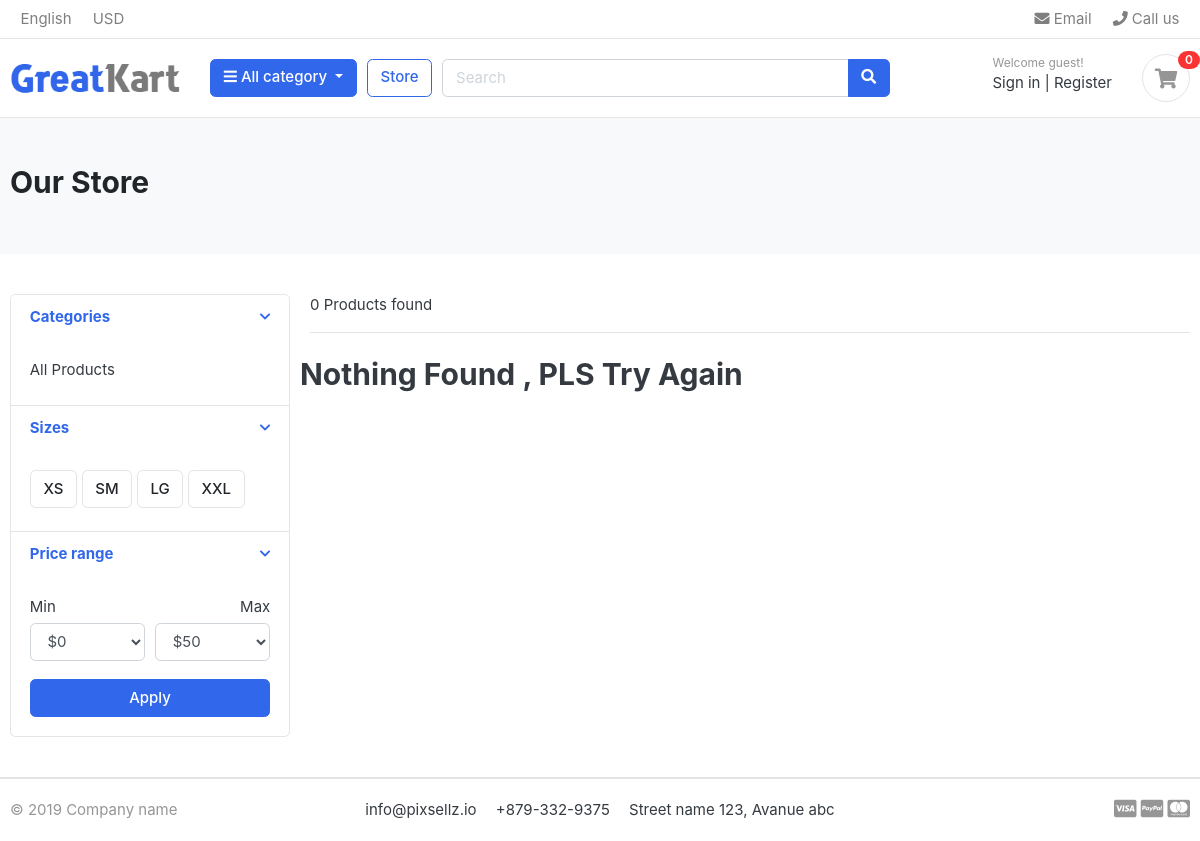
/store/, run on an earlier commit of the app's database.
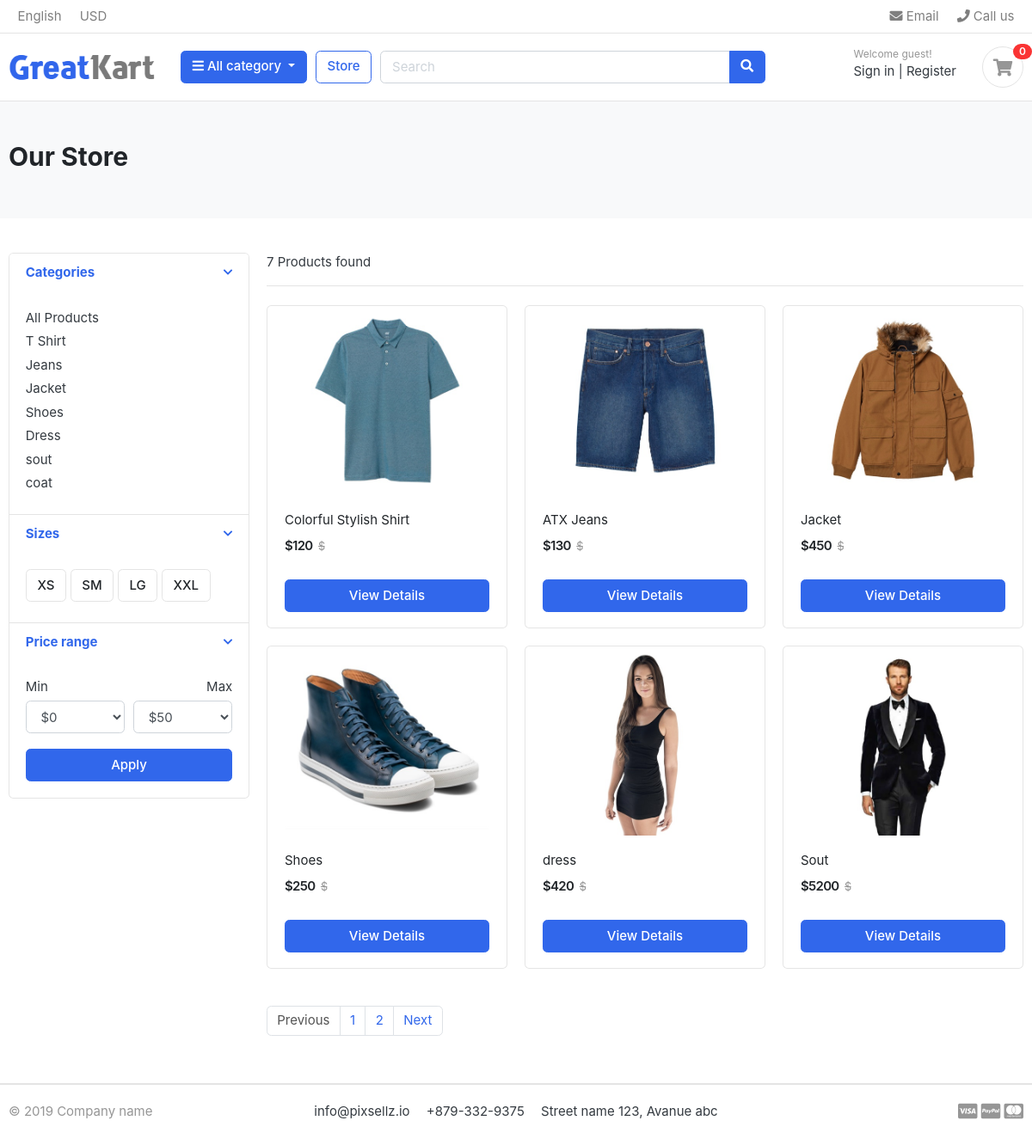
And on a later commit of the database.
### category/models.py (models this page shows)
class Category(models.Model):
    name = models.CharField(unique=True, max_length=50)
    slug = models.SlugField(unique=True, max_length=100)
    description = models.TextField( max_length=2000 , blank=True)
    image = models.ImageField( upload_to='cat_img' , blank=True)
    def get_url(self):
        return reverse('store:product_by_category',args=[self.slug])
    def __str__(self):
        return str(self.name)

### store/models.py (models this page shows)
class Product(models.Model):
    name = models.CharField( max_length=50 , unique=True)
    slug = models.SlugField(max_length=50 , unique=True)
    description = models.TextField( max_length=2000 , blank=True)
    image = models.ImageField( upload_to='product_img')
    price = models.IntegerField()
    stock = models.IntegerField()
    is_available = models.BooleanField(default=True)
    category = models.ForeignKey("category.Category", verbose_name=("category product"), on_delete=models.CASCADE)
    created_at = models.DateTimeField(auto_now_add=True)
    modified_date = models.DateField( auto_now=True)
    def get_absolute_url(self):
        return reverse("store:product_detail", args=[self.category.slug ,self.slug])
    def __str__(self):
        return self.name

### store/views.py (the view)
# urls.py: path('store/' , include('store.urls' , namespace='store')),
def store(request , category_slug=None):
    categories = None
    product = None
    if category_slug != None :
        categories = get_object_or_404(Category , slug = category_slug )
        product = Product.objects.filter(category=categories,is_available=True)
        paginator = Paginator(product,6)
        page = request.GET.get('page')
        paged_product = paginator.get_page(page)
        product_count = product.count()
    else:
        product = Product.objects.all().filter(is_available=True).order_by('id')
        paginator = Paginator(product,6)
        page = request.GET.get('page')
        paged_product = paginator.get_page(page)
        product_count = product.count()
    context = {
        'product' : paged_product ,
        'product_count' : product_count
    }
    return render(request , 'store/store.html',context)

### carts/context_processors.py (called while the page is built)
def counter(request):
    cart_count = 0
    if 'admin' in request.path:
        return{}
    else :
        try :
            cart = Cart.objects.filter(cart_id=_cart_id(request))
            cart_items = CartItem.objects.all().filter(cart=cart[:1])
            for cart_item in cart_items:
                cart_count+=cart_item.quantity
        except Cart.DoesNotExist:
            cart_count=0
    return dict(cart_count=cart_count)

### carts/views.py (called while the page is built)
def _cart_id(request):
    cart = request.session.session_key
    if not cart:
        cart = request.session.create()
    return cart

### category/context_processor.py (called while the page is built)
def menu_links(request):
    links = Category.objects.all()
    return dict(links=links)

### store/templates/store/store.html (shortened to what the changed rows need)
{% extends 'base.html' %}
{% load static %}
{% block body %}
<section class="section-pagetop bg">
    <div class="container">
        {% if 'search' in request.path %}
        <h2 class="title-page"> Search Result</h2>
        {% else %}
        <h2 class="title-page">Our Store</h2>
        {% endif %}
    </div>
</section>
<section class="section-content padding-y">
    <div class="container">
        <div class="row">
            <aside class="col-md-3">
                <div class="card">
                    <article class="filter-group">
                        <div class="filter-content collapse show" id="collapse_1" style="">
                            <div class="card-body">
                                <ul class="list-menu">
                                    {% for category in links %}
                                    <li><a href="{{category.get_url}}">{{category}} </a></li>
                                    {% endfor %}
                                </ul>
                            </div>
                        </div>
                    </article>
                </div>
            </aside>
            <main class="col-md-9">
                <header class="border-bottom mb-4 pb-3">
                    <div class="form-inline">
                        <span class="mr-md-auto">{{product_count}} Products found </span>
                    </div>
                </header>
                <div class="row">
                    {% if product %}
                    {% for product in product %}
                    <div class="col-md-4">
                        <figure class="card card-product-grid">
                            <div class="img-wrap">
                                <img src="{{product.image.url}}">
                            </div>
                            <figcaption class="info-wrap">
                                <div class="fix-height">
                                    <a href="{{product.get_absolute_url}}" class="title">{{product}}</a>
                                    <div class="price-wrap mt-2">
                                        <span class="price">${{product.price}}</span>
                                        <del class="price-old">$</del>
                                    </div>
                                </div>
                                <a href="{{product.get_absolute_url}}" class="btn btn-block btn-primary">View Details
                                </a>
                            </figcaption>
                        </figure>
                    </div>
                    {% endfor %}
                    {% else %}
                    <div>
                        <h2>Nothing Found , PLS Try Again</h2>
                    </div>
                    {% endif %}
                </div>
                <nav class="mt-4" aria-label="Page navigation sample">
                    {% if product.has_other_pages %}
                    <ul class="pagination">
                        {% if product.has_previous %}
                        <li class="page-item "><a class="page-link"
                                href="?page={{product.previous_page_number}}">Previous</a></li>
                        {% else %}
                        <li class="page-item disabled"><a class="page-link" href="#">Previous</a></li>
                        {% endif %}
                        {% for i in product.paginator.page_range  %}
                            {% if product.numper == i %}
                                <li class="page-item active"><a class="page-link" >{{i}}</a></li>
                            {% else %}
                                <li class="page-item "><a class="page-link" href="?page={{i}}">{{i}}</a></li>
                            {% endif %}
                        {% endfor %}
                        {% if product.has_next %}
                        <li class="page-item"><a class="page-link" href="?page={{product.next_page_number}}">Next</a></li>
                        {% else %}
                        <li class="page-item disabled"><a class="page-link" href="#">Next</a></li>
                        {% endif %}
                    </ul>
                    {% endif %}
                </nav>
            </main>
        </div>
    </div>
</section>
{% endblock body %}

What changed in the data, as far as the page shows it:
added Category: name "T Shirt"
added Category: name "Jeans"
added Category: name "Jacket"
added Category: name "Shoes"
added Category: name "Dress"
added Category: name "sout"
added Category: name "coat"
added Product: image (picture), name "Colorful Stylish Shirt", price "120"
added Product: image (picture), name "ATX Jeans", price "130"
added Product: image (picture), name "Jacket", price "450"
added Product: image (picture), name "Shoes", price "250"
added Product: image (picture), name "dress", price "420"
added Product: image (picture), name "Sout", price "5200"
Also different on the page:
{{ product_count }}: "0" → "7"
text no longer shown: "Nothing Found , PLS Try Again"
text now shown: "Previous Next"
new list line: "1"
new list line: "2"
